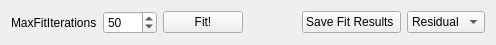
     <widget class="QWidget" name="layoutWidget_39">
      <property name="geometry">
       <rect>
        <x>550</x>
        <y>60</y>
        <width>496</width>
        <height>30</height>
       </rect>
      </property>
      <layout class="QHBoxLayout" name="horizontalLayout_123">
       <item>
        <layout class="QHBoxLayout" name="horizontalLayout_122">
         <item>
          <widget class="QLabel" name="label_109">
           <property name="text">
            <string>MaxFitIterations</string>
           </property>
          </widget>
         </item>
         <item>
          <widget class="QSpinBox" name="spinBox_max_Iterations_fit_bidir">
           <property name="minimum">
            <number>1</number>
           </property>
           <property name="maximum">
            <number>5000</number>
           </property>
           <property name="value">
            <number>50</number>
           </property>
          </widget>
         </item>
        </layout>
       </item>
       <item>
        <widget class="QPushButton" name="pushButton_global_fit_bidir">
         <property name="toolTip">
          <string>Fitting according to the Fitmodel defined in the tab time, but without any a-priori knowledge of the DAS</string>
         </property>
         <property name="text">
          <string>Fit!</string>
         </property>
        </widget>
       </item>
       <item>
        <spacer name="horizontalSpacer_33">
         <property name="orientation">
          <enum>Qt::Horizontal</enum>
         </property>
         <property name="sizeHint" stdset="0">
          <size>
           <width>40</width>
           <height>20</height>
          </size>
         </property>
        </spacer>
       </item>
       <item>
        <widget class="QPushButton" name="pushButton_save_global_fit_results_bidir">
         <property name="text">
          <string>Save Fit Results </string>
         </property>
        </widget>
       </item>
       <item>
        <widget class="QComboBox" name="comboBox_global_fit_or_residual_bidir">
         <property name="editable">
          <bool>false</bool>
         </property>
         <property name="currentIndex">
          <number>1</number>
         </property>
         <item>
          <property name="text">
           <string>Fit</string>
          </property>
         </item>
         <item>
          <property name="text">
           <string>Residual</string>
          </property>
         </item>
        </widget>
       </item>
      </layout>
     </widget>
